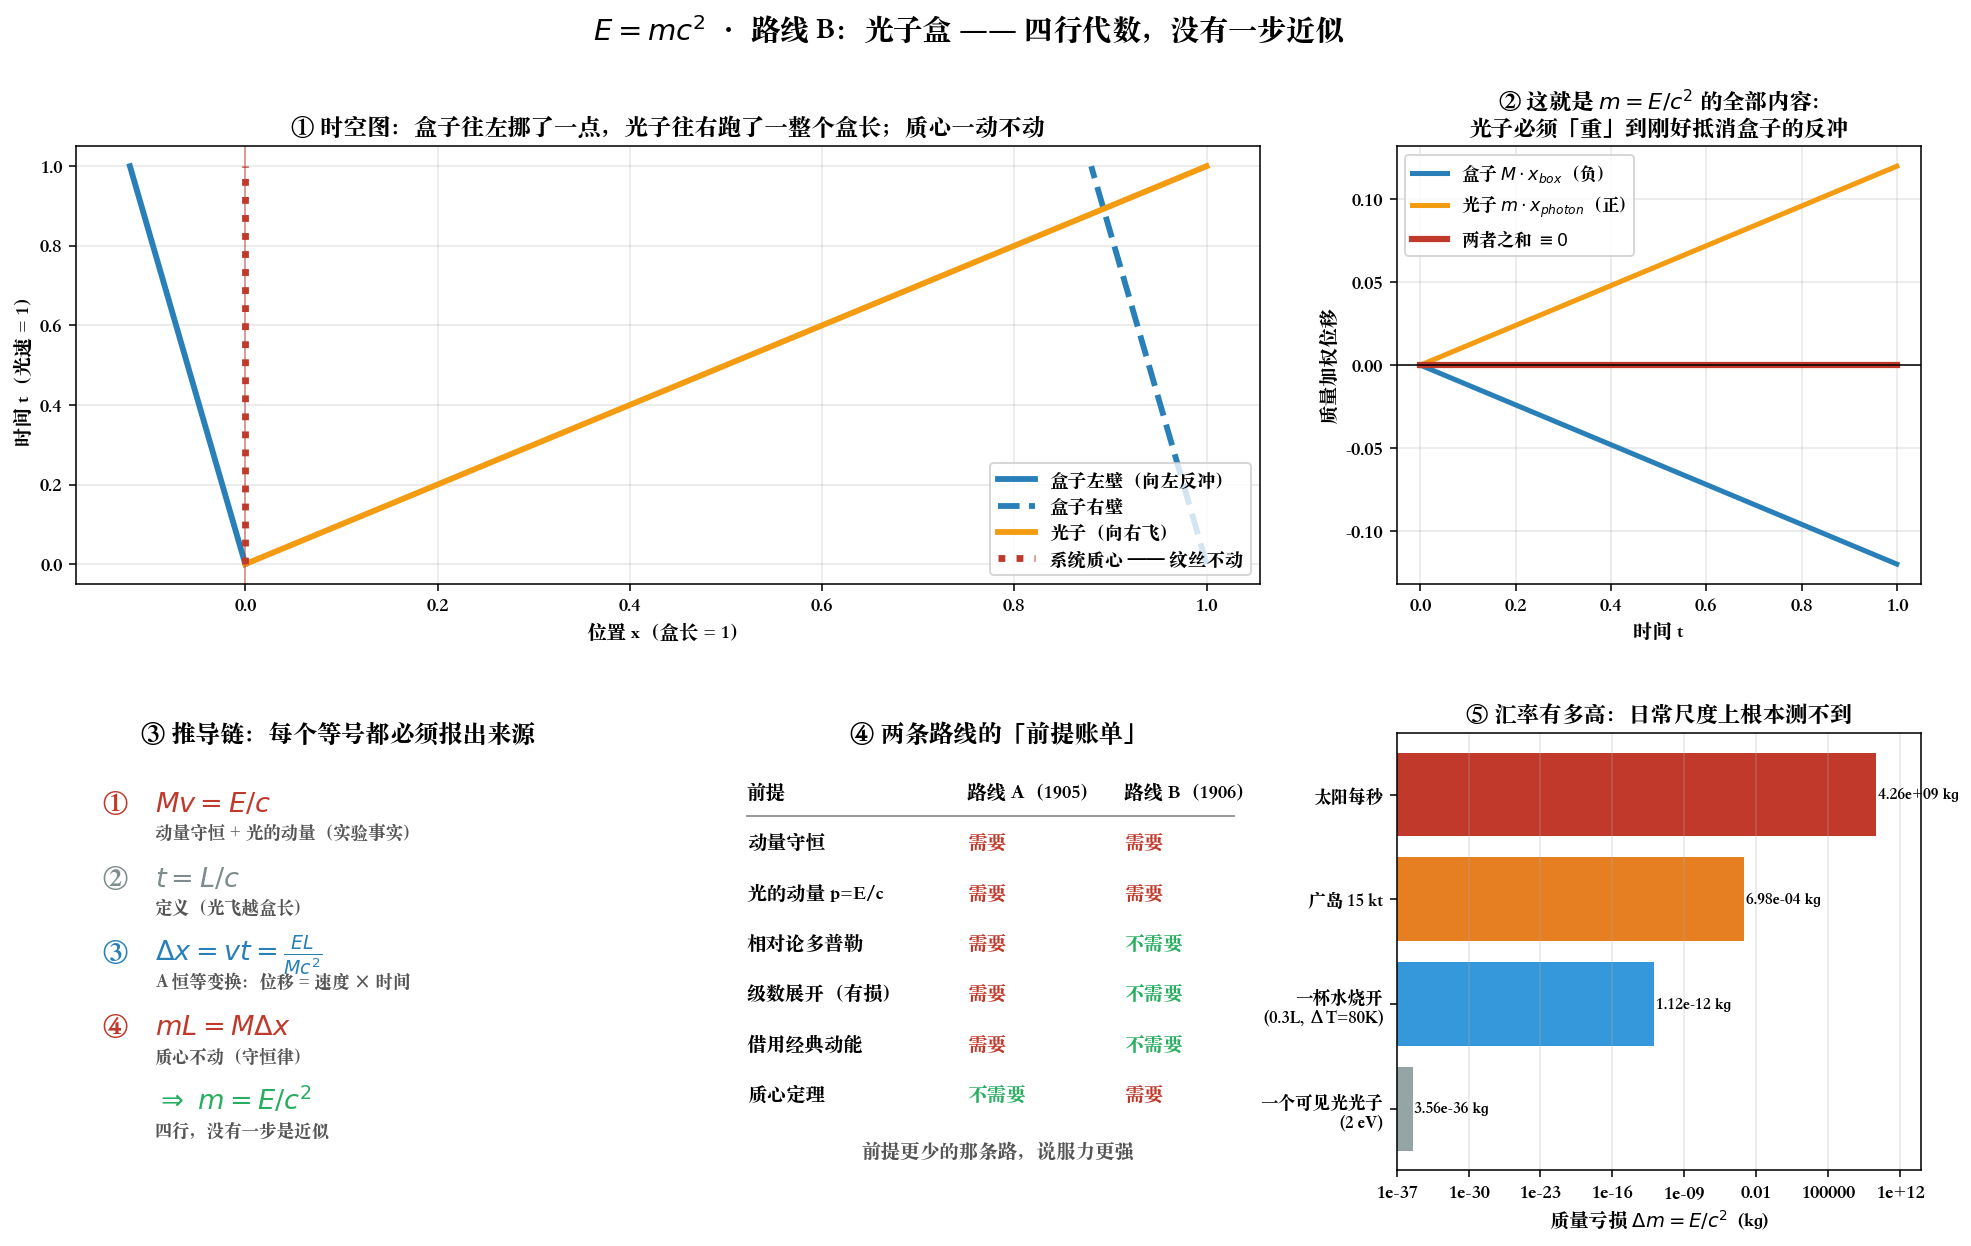

Generate this figure with Python:
"""emc2_photon_box.py
================================================================================
Chapter 0.98.3 路线 B · 光子盒：四行代数推出 E = mc²

1906 年爱因斯坦自己给了一个比 1905 版更漂亮的推导。它不借用经典动能，
只用一条极硬的原理：**没有外力时，系统质心不能自己移动**（来自动量守恒）。

    ┌───────────────────────────────┐
    │ ●→~~~~~~~~~~~~~~~~~~~~~~~~~→  │   左壁发出光子（能量 E，动量 E/c）
    │                               │   盒子（质量 M）向左反冲
    └───────────────────────────────┘
    ←─────────── L ───────────────→

    ① 动量守恒   M·v = E/c          →  v = E/(Mc)
    ② 飞越时间   t = L/c
    ③ 盒子位移   Δx = v·t = EL/(Mc²)
    ④ 质心不动   m·L = M·Δx         →  m = E/c²

对比路线 A（1905 多普勒版）：路线 B 的前提**更少、更硬** ——
没有相对论多普勒，没有级数展开，没有借用 ½mv²。
**推导不是能走通就行，是要走得便宜。** 找到前提最少的那条路，就是数学品味。

可视化：
  ① 盒子与光子的位置随时间演化，质心（红线）纹丝不动
  ② 质量加权位移的实时抵消：M·x_box + m·x_photon ≡ const
  ③ 四步推导链，SymPy 逐步验收
  ④ 真实数字：把 E 换成广岛/太阳/一杯热水，盒子位移小到什么程度

注：为了让图上看得见，脚本里把 E/(Mc²) 夸张了 ~10¹⁵ 倍；
真实世界里这个位移是原子核尺度的十亿分之一 —— 这正是它两千年没被发现的原因。

运行：  python ch00_98_deriving_formulas/emc2_photon_box.py
================================================================================
"""

from pathlib import Path

import matplotlib.pyplot as plt
import numpy as np
import sympy as sp
from matplotlib.ticker import FuncFormatter

PLAIN = FuncFormatter(lambda v, _: f"{v:g}")

C_REAL = 299_792_458.0


def symbolic_photon_box():
    """四行代数 —— 每一行都标注它的来源（守恒律 / 定义 / 实验事实）。"""
    M, L, c, E, m = sp.symbols('M L c E m', positive=True)

    v = E / (M * c)                    # ① 动量守恒（B：守恒律）+ 光的动量 p=E/c（B：实验事实）
    t = L / c                          # ② 定义：光飞越盒长的时间
    dx = sp.simplify(v * t)            # ③ A 恒等变换：位移 = 速度 × 时间
    m_sol = sp.solve(sp.Eq(m * L, M * dx), m)[0]   # ④ 质心不动（B：守恒律）

    print("=" * 74)
    print("光子盒推导（SymPy 逐步验收）")
    print("=" * 74)
    print(f"  ① 动量守恒       v  = {v}          ← B 守恒律 + p = E/c")
    print(f"  ② 飞越时间       t  = {t}                ← 定义")
    print(f"  ③ 盒子位移       Δx = {dx}       ← A 恒等变换")
    print(f"  ④ 质心不动 m·L = M·Δx  ⇒  m = {m_sol}     ← B 守恒律")
    print(f"\n  验收：m·c² - E = {sp.simplify(m_sol * c**2 - E)}    ← 必须是 0 ✓")
    return m_sol


def main():
    symbolic_photon_box()

    # ---- 数值演示（把效应夸张放大，否则图上看不见） ----------------------
    M, L, c = 1.0, 1.0, 1.0          # 自然单位：盒长 1，光速 1
    E = 0.12                         # 光子能量取盒子静能的 12%（现实中约 1e-17）
    v_box = E / (M * c)              # 盒子反冲速度
    t_fly = L / c                    # 光子飞越时间
    m_ph = E / c ** 2                # 待推出的"光子等效质量"

    t = np.linspace(0, t_fly, 400)
    x_box = -v_box * t                          # 盒子向左匀速后退
    x_photon = c * t                            # 光子向右飞
    # 质心：M·x_box + m·x_photon，除以总质量
    x_cm = (M * x_box + m_ph * x_photon) / (M + m_ph)

    print("\n数值验收（自然单位 c = L = M = 1，E = 0.12）:")
    print(f"  盒子反冲速度 v  = {v_box:.4f}")
    print(f"  盒子最终位移 Δx = {x_box[-1]:.4f}   （理论 -EL/(Mc²) = {-E/(M*c**2):.4f}）")
    print(f"  光子搬运质量 m  = {m_ph:.4f}   （理论 E/c² = {E/c**2:.4f}）")
    print(f"  质心漂移 max|x_cm - x_cm(0)| = {np.abs(x_cm - x_cm[0]).max():.2e}   ← 必须是 0")

    fig = plt.figure(figsize=(17, 9.5))
    gs = fig.add_gridspec(2, 3, hspace=.34, wspace=.26)

    # ---- ① 盒子 + 光子的时空图 --------------------------------------------
    ax = fig.add_subplot(gs[0, :2])
    ax.plot(x_box, t, lw=3, color="#2980b9", label="盒子左壁（向左反冲）")
    ax.plot(x_box + L, t, lw=3, color="#2980b9", ls="--", label="盒子右壁")
    ax.plot(x_photon, t, lw=3, color="#f39c12", label="光子（向右飞）")
    ax.plot(x_cm, t, lw=3.5, color="#c0392b", ls=":", label="系统质心 —— 纹丝不动")
    ax.axvline(x_cm[0], color="#c0392b", lw=.9, alpha=.5)
    ax.set_xlabel("位置 x（盒长 = 1）")
    ax.set_ylabel("时间 t（光速 = 1）")
    ax.set_title("① 时空图：盒子往左挪了一点，光子往右跑了一整个盒长；质心一动不动",
                 fontsize=12, fontweight="bold")
    ax.legend(fontsize=9.5, loc="lower right")
    ax.grid(alpha=.3)

    # ---- ② 质量加权位移的抵消 ---------------------------------------------
    ax = fig.add_subplot(gs[0, 2])
    ax.plot(t, M * x_box, lw=2.6, color="#2980b9", label=r"盒子 $M\cdot x_{box}$（负）")
    ax.plot(t, m_ph * x_photon, lw=2.6, color="#f39c12", label=r"光子 $m\cdot x_{photon}$（正）")
    ax.plot(t, M * x_box + m_ph * x_photon, lw=3.2, color="#c0392b",
            label=r"两者之和 $\equiv 0$")
    ax.axhline(0, color="k", lw=.8)
    ax.set_xlabel("时间 t")
    ax.set_ylabel("质量加权位移")
    ax.set_title("② 这就是 $m = E/c^2$ 的全部内容：\n光子必须「重」到刚好抵消盒子的反冲",
                 fontsize=11.5, fontweight="bold")
    ax.legend(fontsize=9)
    ax.grid(alpha=.3)

    # ---- ③ 推导链 ----------------------------------------------------------
    ax = fig.add_subplot(gs[1, 0])
    ax.axis("off")
    steps = [
        ("①", r"$Mv = E/c$", "动量守恒 + 光的动量（实验事实）", "#c0392b"),
        ("②", r"$t = L/c$", "定义（光飞越盒长）", "#7f8c8d"),
        ("③", r"$\Delta x = vt = \frac{EL}{Mc^2}$", "A 恒等变换：位移 = 速度 × 时间", "#2980b9"),
        ("④", r"$mL = M\Delta x$", "质心不动（守恒律）", "#c0392b"),
        ("", r"$\Rightarrow\ m = E/c^2$", "四行，没有一步是近似", "#27ae60"),
    ]
    ax.text(.5, .98, "③ 推导链：每个等号都必须报出来源", ha="center",
            transform=ax.transAxes, fontsize=12.5, fontweight="bold")
    for i, (num, formula, why, col) in enumerate(steps):
        y = .82 - i * .17
        ax.text(.05, y, num, transform=ax.transAxes, fontsize=13,
                fontweight="bold", color=col)
        ax.text(.15, y, formula, transform=ax.transAxes, fontsize=14, color=col)
        ax.text(.15, y - .062, why, transform=ax.transAxes, fontsize=9, color="#555")

    # ---- ④ 路线 A vs 路线 B 的前提对比 -------------------------------------
    ax = fig.add_subplot(gs[1, 1])
    ax.axis("off")
    ax.text(.5, .98, "④ 两条路线的「前提账单」", ha="center",
            transform=ax.transAxes, fontsize=12.5, fontweight="bold")
    rows = [
        ("前提", "路线 A（1905）", "路线 B（1906）"),
        ("动量守恒", "需要", "需要"),
        ("光的动量 p=E/c", "需要", "需要"),
        ("相对论多普勒", "需要", "不需要"),
        ("级数展开（有损）", "需要", "不需要"),
        ("借用经典动能", "需要", "不需要"),
        ("质心定理", "不需要", "需要"),
    ]
    for i, (a, b, c_) in enumerate(rows):
        y = .85 - i * .115
        bold = "bold" if i == 0 else "normal"
        ax.text(.02, y, a, transform=ax.transAxes, fontsize=10, fontweight=bold)
        for x, txt in ((.44, b), (.74, c_)):
            col = "#c0392b" if txt == "需要" else ("#27ae60" if txt == "不需要" else "k")
            ax.text(x, y, txt, transform=ax.transAxes, fontsize=10,
                    fontweight=bold, color=col if i else "k")
        if i == 0:
            ax.plot([.02, .95], [y - .04] * 2, color="#999", lw=1,
                    transform=ax.transAxes, clip_on=False)
    ax.text(.5, .03, "前提更少的那条路，说服力更强", ha="center",
            transform=ax.transAxes, fontsize=10, style="italic", color="#555")

    # ---- ⑤ 真实数字 --------------------------------------------------------
    ax = fig.add_subplot(gs[1, 2])
    cases = [
        ("一个可见光光子\n(2 eV)", 2 * 1.602e-19, 1.0),
        ("一杯水烧开\n(0.3L, ΔT=80K)", 0.3 * 4186 * 80, 0.3),
        ("广岛 15 kt", 15 * 4.184e12, 4000.0),
        ("太阳每秒", 3.828e26, 1.989e30),
    ]
    names = [c[0] for c in cases]
    dm = [c[1] / C_REAL ** 2 for c in cases]
    ax.barh(range(len(cases)), dm, color=["#95a5a6", "#3498db", "#e67e22", "#c0392b"])
    ax.set_yticks(range(len(cases)))
    ax.set_yticklabels(names, fontsize=9)
    ax.set_xscale("log")
    ax.set_xlabel(r"质量亏损 $\Delta m = E/c^2$  (kg)")
    ax.set_title("⑤ 汇率有多高：日常尺度上根本测不到",
                 fontsize=11.5, fontweight="bold")
    for i, d in enumerate(dm):
        ax.text(d * 1.5, i, f"{d:.2e} kg", va="center", fontsize=8.5)
    ax.set_xlim(1e-37, 1e14)
    ax.xaxis.set_major_formatter(PLAIN)
    ax.grid(alpha=.3, axis="x", which="both")

    fig.suptitle(r"$E = mc^2$ · 路线 B：光子盒 —— 四行代数，没有一步近似",
                 fontsize=15, fontweight="bold")
    out = Path(__file__).with_suffix(".png")
    fig.savefig(out, dpi=140, bbox_inches="tight")
    print(f"\n图已保存到 {out}")

    print("\n心法：同一个结论可以有多条推导路径，路径的选择决定你要预设多少东西。")
    print("      找到「前提更少的那条路」，是数学品味的核心。")


if __name__ == "__main__":
    plt.rcParams["font.sans-serif"] = [
        "PingFang SC", "Heiti SC", "Songti SC",
        "Noto Sans CJK SC", "WenQuanYi Zen Hei", "Arial Unicode MS",
    ]
    plt.rcParams["axes.unicode_minus"] = False
    main()
